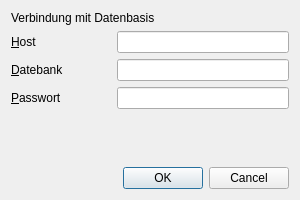
<?xml version="1.0" encoding="UTF-8"?>
<ui version="4.0">
 <class>Dialog</class>
 <widget class="QDialog" name="Dialog">
  <property name="geometry">
   <rect>
    <x>0</x>
    <y>0</y>
    <width>300</width>
    <height>200</height>
   </rect>
  </property>
  <property name="sizePolicy">
   <sizepolicy hsizetype="Fixed" vsizetype="Fixed">
    <horstretch>0</horstretch>
    <verstretch>0</verstretch>
   </sizepolicy>
  </property>
  <property name="minimumSize">
   <size>
    <width>300</width>
    <height>200</height>
   </size>
  </property>
  <property name="maximumSize">
   <size>
    <width>300</width>
    <height>200</height>
   </size>
  </property>
  <property name="windowTitle">
   <string>Dialog</string>
  </property>
  <layout class="QVBoxLayout" name="verticalLayout_2">
   <item>
    <layout class="QVBoxLayout" name="verticalLayout">
     <property name="sizeConstraint">
      <enum>QLayout::SetFixedSize</enum>
     </property>
     <item>
      <widget class="QLabel" name="label_4">
       <property name="accessibleName">
        <string/>
       </property>
       <property name="text">
        <string>Verbindung mit Datenbasis</string>
       </property>
      </widget>
     </item>
     <item>
      <layout class="QGridLayout" name="gridLayout">
       <item row="0" column="0">
        <widget class="QLabel" name="label">
         <property name="minimumSize">
          <size>
           <width>100</width>
           <height>0</height>
          </size>
         </property>
         <property name="text">
          <string>&amp;Host</string>
         </property>
         <property name="buddy">
          <cstring>hostLineEdit</cstring>
         </property>
        </widget>
       </item>
       <item row="0" column="1">
        <widget class="QLineEdit" name="hostLineEdit"/>
       </item>
       <item row="1" column="0">
        <widget class="QLabel" name="label_2">
         <property name="text">
          <string>&amp;Datebank</string>
         </property>
         <property name="buddy">
          <cstring>databaseLineEdit</cstring>
         </property>
        </widget>
       </item>
       <item row="1" column="1">
        <widget class="QLineEdit" name="databaseLineEdit"/>
       </item>
       <item row="2" column="0">
        <widget class="QLabel" name="label_3">
         <property name="text">
          <string>&amp;Passwort</string>
         </property>
         <property name="buddy">
          <cstring>passwordLineEdit</cstring>
         </property>
        </widget>
       </item>
       <item row="2" column="1">
        <widget class="QLineEdit" name="passwordLineEdit">
         <property name="inputMask">
          <string/>
         </property>
        </widget>
       </item>
      </layout>
     </item>
     <item>
      <spacer name="verticalSpacer">
       <property name="orientation">
        <enum>Qt::Vertical</enum>
       </property>
       <property name="sizeHint" stdset="0">
        <size>
         <width>20</width>
         <height>40</height>
        </size>
       </property>
      </spacer>
     </item>
     <item>
      <widget class="QDialogButtonBox" name="buttonBox">
       <property name="orientation">
        <enum>Qt::Horizontal</enum>
       </property>
       <property name="standardButtons">
        <set>QDialogButtonBox::Cancel|QDialogButtonBox::Ok</set>
       </property>
      </widget>
     </item>
    </layout>
   </item>
  </layout>
 </widget>
 <resources/>
 <connections>
  <connection>
   <sender>buttonBox</sender>
   <signal>accepted()</signal>
   <receiver>Dialog</receiver>
   <slot>accept()</slot>
   <hints>
    <hint type="sourcelabel">
     <x>248</x>
     <y>254</y>
    </hint>
    <hint type="destinationlabel">
     <x>157</x>
     <y>274</y>
    </hint>
   </hints>
  </connection>
  <connection>
   <sender>buttonBox</sender>
   <signal>rejected()</signal>
   <receiver>Dialog</receiver>
   <slot>reject()</slot>
   <hints>
    <hint type="sourcelabel">
     <x>316</x>
     <y>260</y>
    </hint>
    <hint type="destinationlabel">
     <x>286</x>
     <y>274</y>
    </hint>
   </hints>
  </connection>
 </connections>
</ui>
